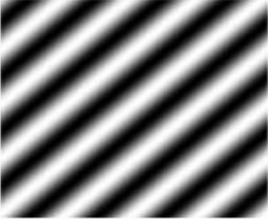
%> input picture Resources/q4/Img2a.png, 268 x 219 px
$ octave --eval "q4('../Resources/q4/Img2a.png');"   (GNU Octave 9; MATLAB toolbox functions it lacks are replaced by stand-ins)
%> lines starting %> are read from the running program, lines starting %| are printed output that depends on the picture
function [] = q4(x)
%> called with x = '../Resources/q4/Img2a.png'

image = imread(x);
%> image is the input picture: size 219x268x3 uint8; min 0, max 255, mean 127.5
figure(1); imshow(image);title('Original');
%%%USING INBUILT%%%
%image = rgb2gray(image );
 xx = fft2(image(:,:,1));
 yy = fft2(image(:,:,2));
 zz = fft2(image(:,:,3));
 y = cat(3,xx,yy,zz);
%F = log(abs(y)+1); % Use log, for perceptual scaling, and +1 since log(0) is undefined
% Display the result
figure(2); imshow(y,[]); title('After FFT');
%> after `imshow(y,[])`:
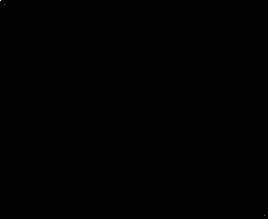
%> displayed picture: size 219x268x3, on the screen's scale of 0 to 255; min 0, max 255, mean 2

image = image(:,:,1);
%> image: size 219x268 uint8
% image = image + 100;

[m, n] = size(image);
%> m = 219; n = 268

output = zeros([m,n]);

for i = [1:m]
    y = image(i,:);
    Y = fft(double(y));
    Y = (fftshift(Y));

    rect = zeros(size(Y));

    rect(size(Y,2)/2-50:size(Y,2)/2+50) = 1;

    Y1 = Y.*rect;

    y_rect = real(ifft(ifftshift(Y1)));

    output(i,:) = y_rect(1,:);

end
%> after the loop, rect = 268 values, max 1 at index 84, min 0 at index 1, mean 0.377


for i = [1:n]
    y = output(:,i);
    Y = fft(double(y).');
    Y = (fftshift(Y));

    rect = zeros(size(Y));

    rect(size(Y,2)/2-50:size(Y,2)/2+50) = 1;

    Y1 = Y.*rect;

    y_rect = real(ifft(ifftshift(Y1)));

    output(:,i) = y_rect(1,:);

end
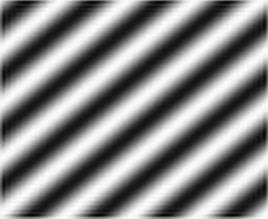
%> output: size 219x268 double; min -23.98, max 258.3, mean 127.5; drawn with min black and max white
%> after the loop, rect = 219 values, max 1 at index 60, min 0 at index 1, mean 0.461


figure(3);imshow(uint8(output));title('Removed Noise');
